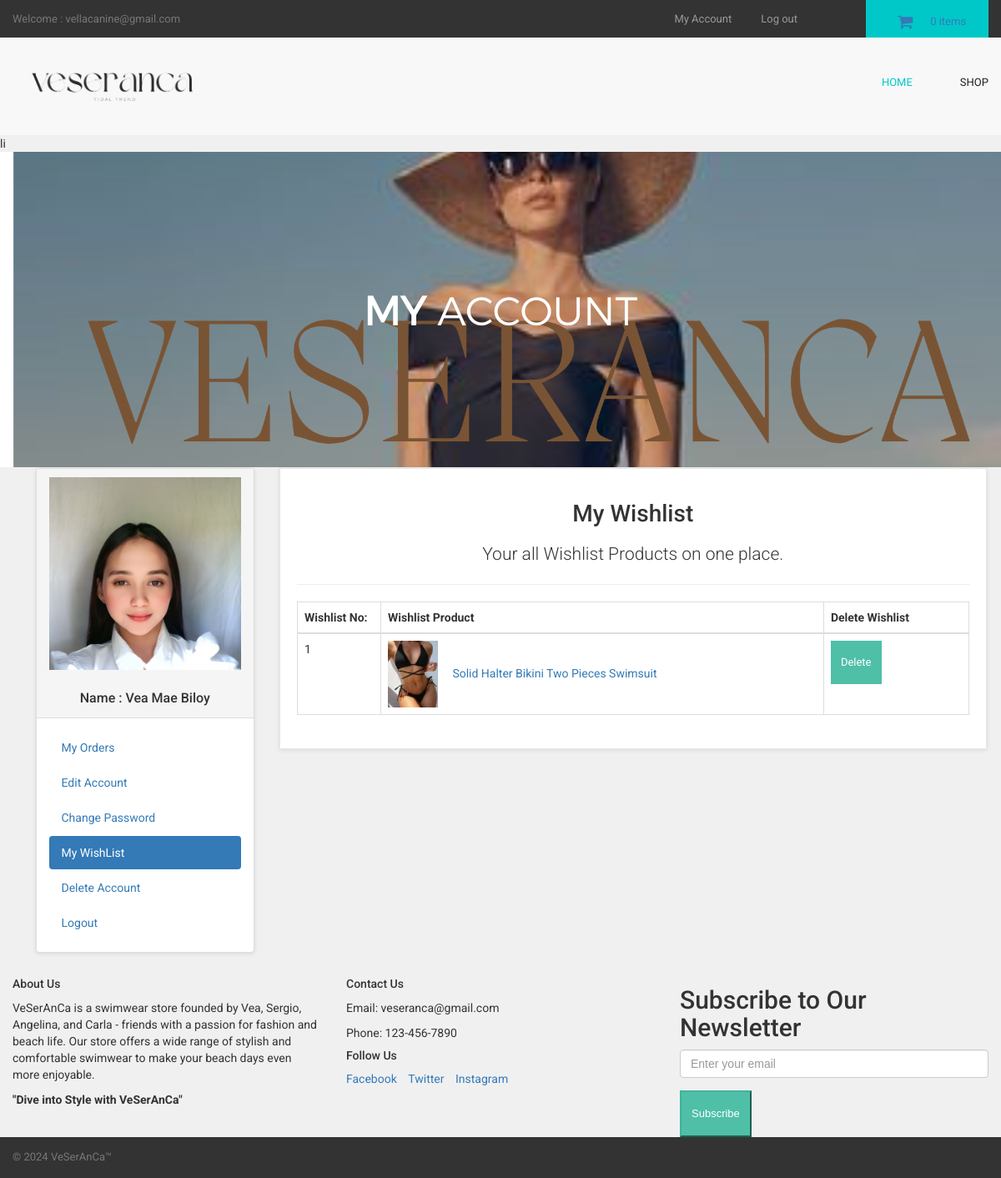
The app's page /customer/my_account.php?my_wishlist (signed in) with its own data.
### tables this page shows
CREATE TABLE `customers` (
  `customer_id` int(10) NOT NULL,
  `customer_name` varchar(255) NOT NULL,
  `customer_email` varchar(255) NOT NULL,
  `customer_pass` varchar(255) NOT NULL,
  `customer_region` text NOT NULL,
  `customer_province` text NOT NULL,
  `customer_city` text NOT NULL,
  `customer_barangay` text NOT NULL,
  `customer_street` text DEFAULT NULL,
  `customer_contact` varchar(255) NOT NULL,
  `customer_address` text NOT NULL,
  `customer_image` text NOT NULL,
  `customer_ip` varchar(255) NOT NULL,
  `customer_confirm_code` text NOT NULL
);

CREATE TABLE `wishlist` (
  `wishlist_id` int(10) NOT NULL,
  `customer_id` int(10) NOT NULL,
  `product_id` int(10) NOT NULL
);

CREATE TABLE `products` (
  `product_id` int(10) NOT NULL,
  `p_cat_id` int(10) DEFAULT NULL,
  `cat_id` int(10) DEFAULT NULL,
  `manufacturer_id` int(10) DEFAULT NULL,
  `date` timestamp NOT NULL DEFAULT current_timestamp() ON UPDATE current_timestamp(),
  `product_title` text NOT NULL,
  `product_url` text NOT NULL,
  `product_img1` text NOT NULL,
  `product_img2` text NOT NULL,
  `product_img3` text NOT NULL,
  `product_price` int(10) NOT NULL,
  `product_psp_price` int(100) NOT NULL,
  `product_desc` text NOT NULL,
  `product_features` text DEFAULT NULL,
  `product_video` text DEFAULT NULL,
  `product_keywords` text NOT NULL,
  `product_label` text DEFAULT NULL,
  `status` varchar(255) NOT NULL
);

### customer/my_wishlist.php (the view, shortened to what this page needs)
<center>
<h1> My Wishlist </h1>
<p class="lead"> Your all Wishlist Products on one place. </p>
</center>
<hr>
<div class="table-responsive">
<table class="table table-bordered table-hover">
<thead>
<tr>
<th> Wishlist No: </th>
<th> Wishlist Product </th>
<th> Delete Wishlist </th>
</tr>
</thead>
<tbody>
<?php
$customer_session = $_SESSION['customer_email'];
$get_customer = "select * from customers where customer_email='$customer_session'";
$run_customer = mysqli_query($con,$get_customer);
$row_customer = mysqli_fetch_array($run_customer);
$customer_id = $row_customer['customer_id'];
$i = 0;
$get_wishlist = "select * from wishlist where customer_id='$customer_id'";
$run_wishlist = mysqli_query($con,$get_wishlist);
while($row_wishlist = mysqli_fetch_array($run_wishlist)){
$wishlist_id = $row_wishlist['wishlist_id'];
$product_id = $row_wishlist['product_id'];
$get_products = "select * from products where product_id='$product_id'";
$run_products = mysqli_query($con,$get_products);
$row_products = mysqli_fetch_array($run_products);
$product_title = $row_products['product_title'];
$product_url = $row_products['product_url'];
$product_img1 = $row_products['product_img1'];
$i++;
?>
<tr>
<td width="100"> <?php echo $i; ?> </td>
<td>
<img src="../admin_area/product_images/<?php echo $product_img1; ?>" width="60" height="60">
<a href="../<?php echo $product_url; ?>">
<?php echo $product_title; ?>
</a>
</td>
<td>
<a href="my_account.php?delete_wishlist=<?php echo $wishlist_id; ?>" class="btn btn-primary">
<i class="fa fa-trash-o"> </i> Delete
</a>
</td>
</tr>
<?php } ?>
</tbody>
</table>
</div>

### customer/includes/sidebar.php
<div class="panel panel-default sidebar-menu">
<div class="panel-heading">
<?php
$customer_session = $_SESSION['customer_email'];
$get_customer = "select * from customers where customer_email='$customer_session'";
$run_customer = mysqli_query($con,$get_customer);
$row_customer = mysqli_fetch_array($run_customer);
$customer_image = $row_customer['customer_image'];
$customer_name = $row_customer['customer_name'];
if(!isset($_SESSION['customer_email'])){
}
else {
echo "
<center>
<img src='customer_images/$customer_image' class='img-responsive'>
</center>
<br>
<h3 align='center' class='panel-title'> Name : $customer_name </h3>
";
}
?>
</div>
<div class="panel-body">
<ul class="nav nav-pills nav-stacked">
<li class="<?php if(isset($_GET['my_orders'])){ echo "active"; } ?>">
<a href="my_account.php?my_orders"> <i class="fa fa-list"> </i> My Orders </a>
</li>
<li class="<?php if(isset($_GET['edit_account'])){ echo "active"; } ?>">
<a href="my_account.php?edit_account"> <i class="fa fa-pencil"></i> Edit Account </a>
</li>
<li class="<?php if(isset($_GET['change_pass'])){ echo "active"; } ?>">
<a href="my_account.php?change_pass"> <i class="fa fa-user"></i> Change Password </a>
</li>
<li class="<?php if(isset($_GET['my_wishlist'])){ echo "active"; } ?>">
<a href="my_account.php?my_wishlist"> <i class="fa fa-heart"></i> My WishList </a>
</li>
<li class="<?php if(isset($_GET['delete_account'])){ echo "active"; } ?>">
<a href="my_account.php?delete_account"> <i class="fa fa-trash-o"></i> Delete Account </a>
</li>
<li>
<a href="logout.php"> <i class="fa fa-sign-out"></i> Logout </a>
</li>
</ul>
</div>
</div>

### customer/styles/backend.css (style rules this page uses)
html { font-family: "Roboto", Helvetica, Arial, sans-serif; line-height: 1.15; -ms-text-size-adjust: 100%; -webkit-text-size-adjust: 100% }
body { margin: 0 }
h1 { font-size: 2em; margin: .67em 0 }
hr { box-sizing: content-box; height: 0; overflow: visible }
a { background-color: transparent; -webkit-text-decoration-skip: objects }
img { border-style: none }
html { box-sizing: border-box }
body { min-width: 1190px; font-family: Montserrat, sans-serif; font-weight: 400; background-color: white; }
img { max-width: 100%; height: auto }
.btn { display: inline-block; vertical-align: top; font-size: 13px; line-height: 40px; text-decoration: none; -webkit-transition: .3s; transition: .3s }

### styles/style.css (style rules this page uses)
body { font-family: "Roboto", Helvetica, Arial, sans-serif; font-size: 14px; line-height: 1.42857143; color: #333333; background-color: #f0f0f0; overflow-x: hidden; }
.btn-primary { color:rgb(255, 255, 255); background-color:rgb(79, 191, 168); border-color:rgb(65, 179, 156); }
#content .panel.sidebar-menu { box-sizing: border-box; box-shadow: 0 1px 5px rgba(0, 0, 0, 0.1); }
#content .panel.sidebar-menu h3 { padding: 5px 0; margin: 0; }

### records on screen
customers: customer_image (picture), customer_name "Vea Mae Biloy"
wishlist: product.product_img1 (picture), product.product_title "Solid Halter Bikini Two Pieces Swimsuit"

### other values on screen
$_SESSION['customer_email'] "vellacanine@gmail.com"
$count_items "0"
